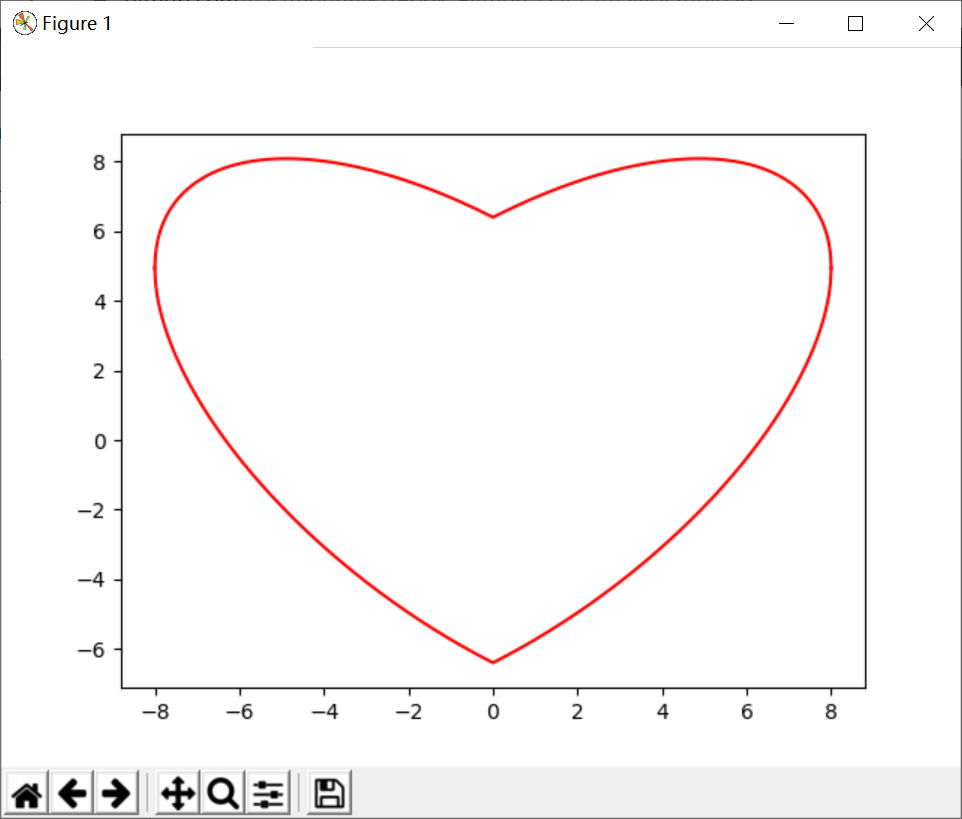

Write Python code to recreate this figure.
import numpy as np
import matplotlib.pyplot as plt
x = np.linspace(-8 , 8, 1024)
y1 = 0.618*np.abs(x) - 0.8* np.sqrt(64-x**2)
y2 = 0.618*np.abs(x) + 0.8* np.sqrt(64-x**2) 
plt.plot(x, y1, color = 'r')
plt.plot(x, y2, color = 'r')
plt.show()
